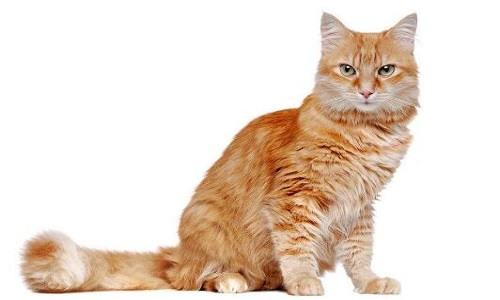
#> input picture 201903_07 matplot绘制多张图subplot/matplotlib/images/cat.jpg, 500 x 300 px
$ python subplots09.py
#> lines starting #> are read from the running program, lines starting #| are printed output that depends on the picture
# -*- coding: utf-8 -*-
"""
subplots_matplot_test01
fun:
	draw multi-pictures
env:
	Linux ubuntu 4.4.0-31-generic x86_64 GNU;python 2.7;tensorflow1.10.1;Keras2.2.4
	pip2,matplotlib2.2.3
"""
#from __future__ import print_function

import os
from PIL import Image
import matplotlib.pyplot as plt

img = Image.open(os.path.join('./images/cat.jpg'))
#> img is the input picture: PIL image 500x300 RGB; mean R, G, B 234.9, 220.2, 207.9


plt.figure("Image") # 图像窗口名称
plt.imshow(img)
plt.axis('on') # 关掉坐标轴为 off
plt.title('image') # 图像题目
plt.show()


gray = img.convert('L')
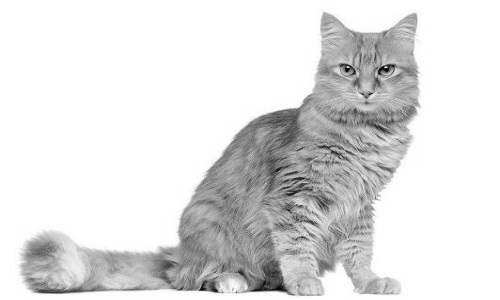
#> gray: PIL image 500x300 L; min 1, max 255, mean 223.2
plt.figure("Image Gray")
# 这里必须加 cmap='gray' ,否则尽管原图像是灰度图（下图1），但是显示的是伪彩色图像（下图2）（如果不加的话）
plt.imshow(gray,cmap='gray')
plt.axis('on')
plt.title('image')
plt.show()

#一个窗口显示多幅图像，要用到subplot
gray = img.convert('L')
r,g,b = img.split()
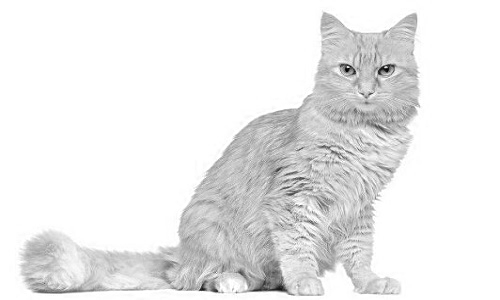
#> r: PIL image 500x300 L; min 0, max 255, mean 234.9
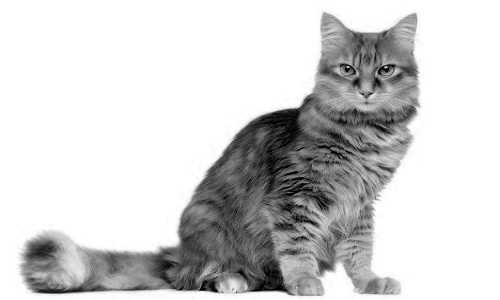
#> b: PIL image 500x300 L; min 0, max 255, mean 207.9
img_merged = Image.merge('RGB', (r, g, b))

plt.figure(figsize=(10,5)) #设置窗口大小
plt.suptitle('Multi_Image') # 图片名称

plt.subplot(2,3,1), plt.title('image')
plt.imshow(img), plt.axis('off')

plt.subplot(2,3,2), plt.title('gray')
plt.imshow(gray,cmap='gray'), plt.axis('off') #这里显示灰度图要加cmap

plt.subplot(2,3,3), plt.title('img_merged')
plt.imshow(img_merged), plt.axis('off')

plt.subplot(2,3,4), plt.title('r')
plt.imshow(r,cmap='gray'), plt.axis('off')

plt.subplot(2,3,5), plt.title('g')
plt.imshow(g,cmap='gray'), plt.axis('off')

plt.subplot(2,3,6), plt.title('b')
plt.imshow(b,cmap='gray'), plt.axis('off')

plt.show()
